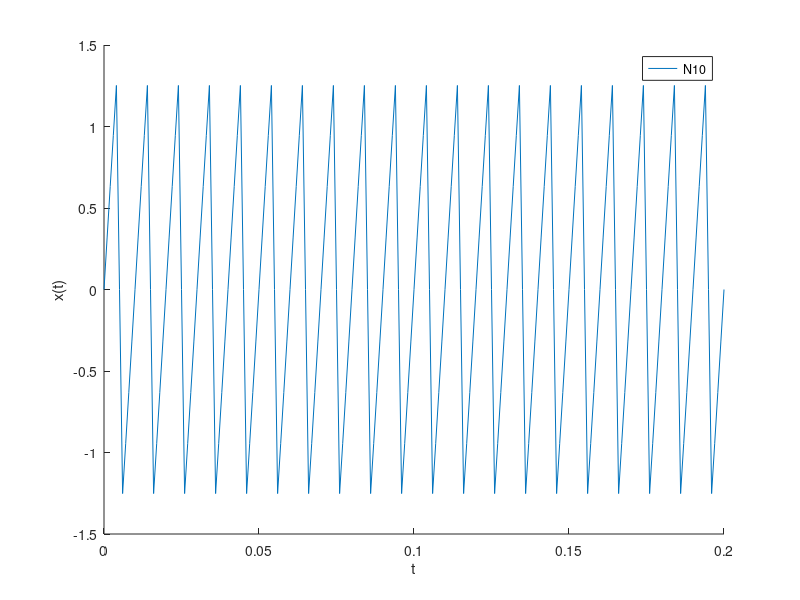
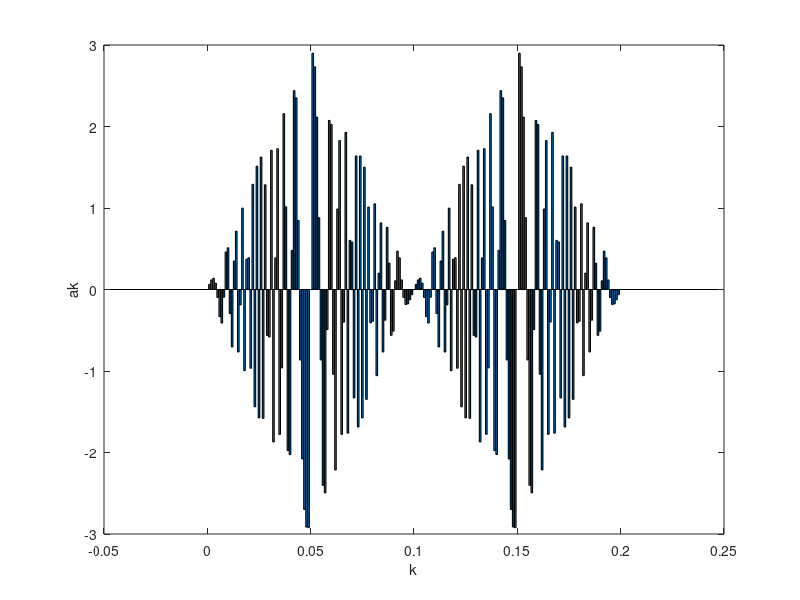

Write MATLAB code to recreate these figures, in order.
clear
close all
clc

function ret = fourier_series (a, b, f0, t)
  omega = 2 * pi * f0;
  prefix = a(1)/2;

  # iterate over time vector
  for i = 1:length(t)
    f_sum = 0;

    # iterate over coefficient vector
    for k = 1:length(a)
      f_sum = f_sum + (a(k) * cos(omega*k*t(i)) + b(k) * sin(omega*k*t(i)));
    endfor

    ret(i) = f_sum + prefix;
  endfor
end

# function that calculates b vector for "Sägezahnsignal"
function ret = coeff (len)
  for k = 1:len
    ret(k) = (-1)^(k-1)/k;
  endfor
end

# calculate input parameters
f0 = 10;
t = [0 : 0.001 : 2/f0];
a = zeros(length(t),1); # vector a consists of zeros
b = coeff(length(t));

n10 = fourier_series(a, b, 10 * f0, t);

#n100 = fourier_series(a, b, 100 * f0, t);

#n10000 = fourier_series(a, b, 10000 * f0, t);

# plot fourier series
figure (1);
hold on
plot(t, n10);
hold on
#plot(t, n100)
hold on
#plot(t, n10000, 'g')

xlabel('t');
ylabel('x(t)');
legend('N10', 'N100', 'N10000')
hold off

# calculate and plot fourier coefficients
n = fourier_series(a, b, f0, t);

function a = fourier_coeff_a(n, f0, t)
  t0 = 1/f0;
  prefix = 2/t0;

  for k = 1:length(t)
    fun = @(x) n(k).*cos(2.*pi.*k.*f0.*t(k));
    a(k) = prefix * integral(fun, -t0/2, t0/2);
  endfor


end

n10_a = fourier_coeff_a(n, f0, t);

figure (2);
bar(t, n10_a);
xlabel('k');
ylabel('ak');
